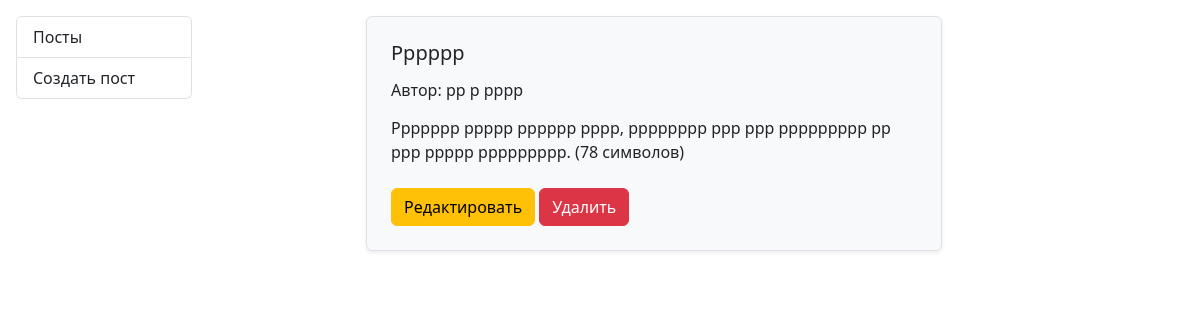
Screenshot of /post/3/ with the database file from the repository.
### messenger/models.py (models this page shows, shortened)
class Post(models.Model):
    author = models.ForeignKey(
        User,
        verbose_name='Автор поста',
        related_name='posts',
        on_delete=models.CASCADE
    )
    post_subject = models.CharField(verbose_name='Тема поста', max_length=100)
    post_text = models.TextField(verbose_name='Текст поста')
    created_at = models.DateTimeField(verbose_name='Дата создания', auto_now_add=True)
    class Meta:
        verbose_name = 'Пост'
        verbose_name_plural = 'Посты'
        ordering = ['-created_at']

class User(models.Model):
    nickname = models.CharField(verbose_name='Никнейм', max_length=50)
    first_name = models.CharField(verbose_name='Имя', max_length=20)
    surname = models.CharField(verbose_name='Фамилия', max_length=30)
    email = models.EmailField(verbose_name='Эл. почта', unique=True)
    profile_photo = models.ImageField(verbose_name='Аватарка', upload_to='avatars/', blank=True, null=True)
    birth_day = models.DateField(verbose_name='Дата рождения')
    class Meta:
        verbose_name = 'Пользователь'
        verbose_name_plural = 'Пользователи'
        ordering = ['surname', 'first_name']
    def __str__(self):
        return f'{self.nickname}'

### messenger/views.py (the view)
# urls.py: path('post/<int:pk>/', views.PostDetailView.as_view(), name='PostDetail'),
class PostDetailView(DetailView):
    template_name = 'mess_temp/mess_detail.html'
    model = Post
    context_object_name = 'post'

### templates/mess_temp/mess_detail.html (shortened to what this page needs)
{% extends 'base.html' %}
{% load django_bootstrap5 %}
{% block content %}
    <div class="row justify-content-center">
        <div class="col-md-8">
            <div class="p-4 mb-4 bg-light border rounded shadow-sm">
                <h5 class="mb-3">{{ post.post_subject }}</h5>
                <h6 class="mb-3">Автор: {{ post.author }}</h6>
                <p class="mb-4">{{ post.post_text  }} ({{ post.post_text|length  }} символов)</p>
                <a href="{% url 'PostUpdate' post.pk %}" class="btn btn-warning">Редактировать</a>
                <a href="{% url 'PostDelete' post.pk %}" class="btn btn-danger">Удалить</a>
            </div>
        </div>
    </div>
{% endblock %}

### rows the page displays
Post: post_subject "Рррррр", author "рр р рррр", post_text "Ррррррр ррррр рррррр рррр, рррррррр ррр ррр ррррррррр рр ррр ррррр ррррррррр.", post_text|length "78"
